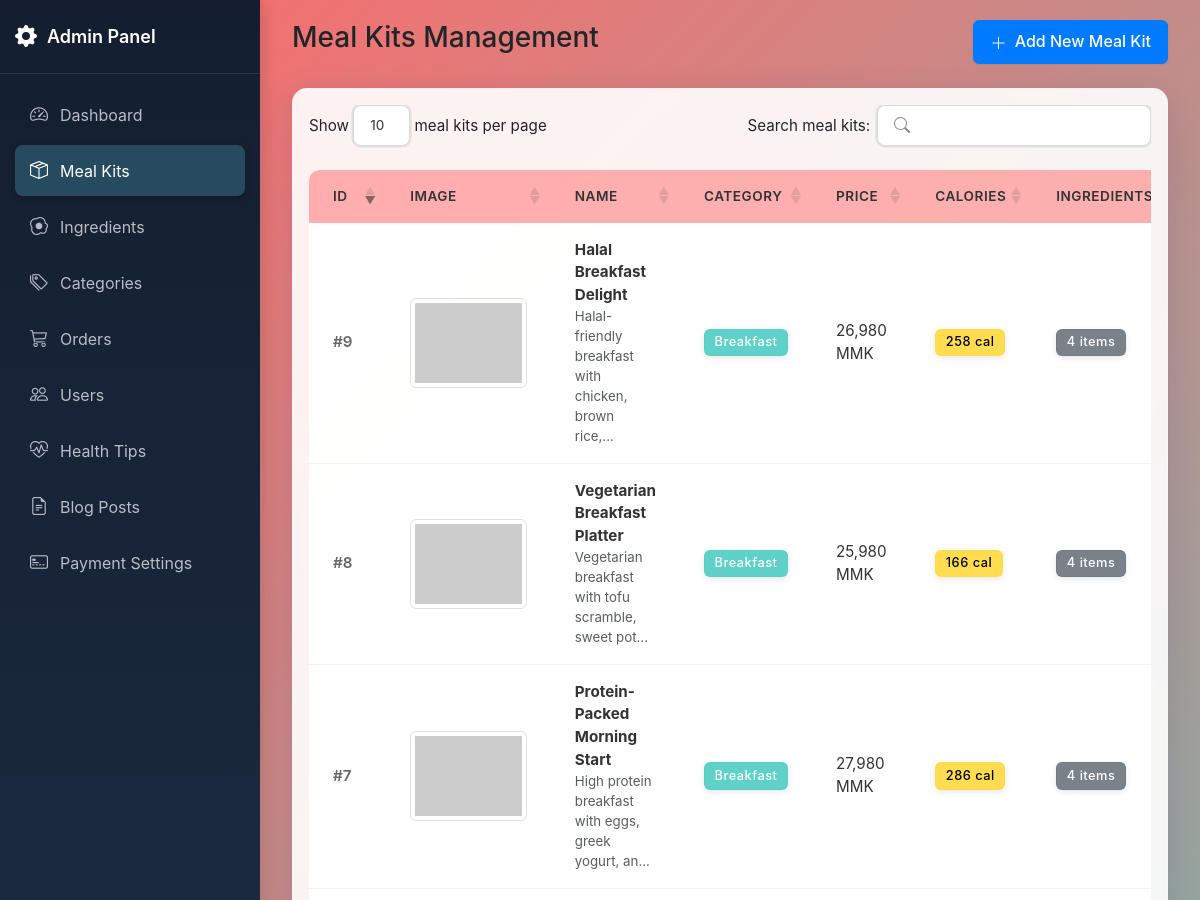
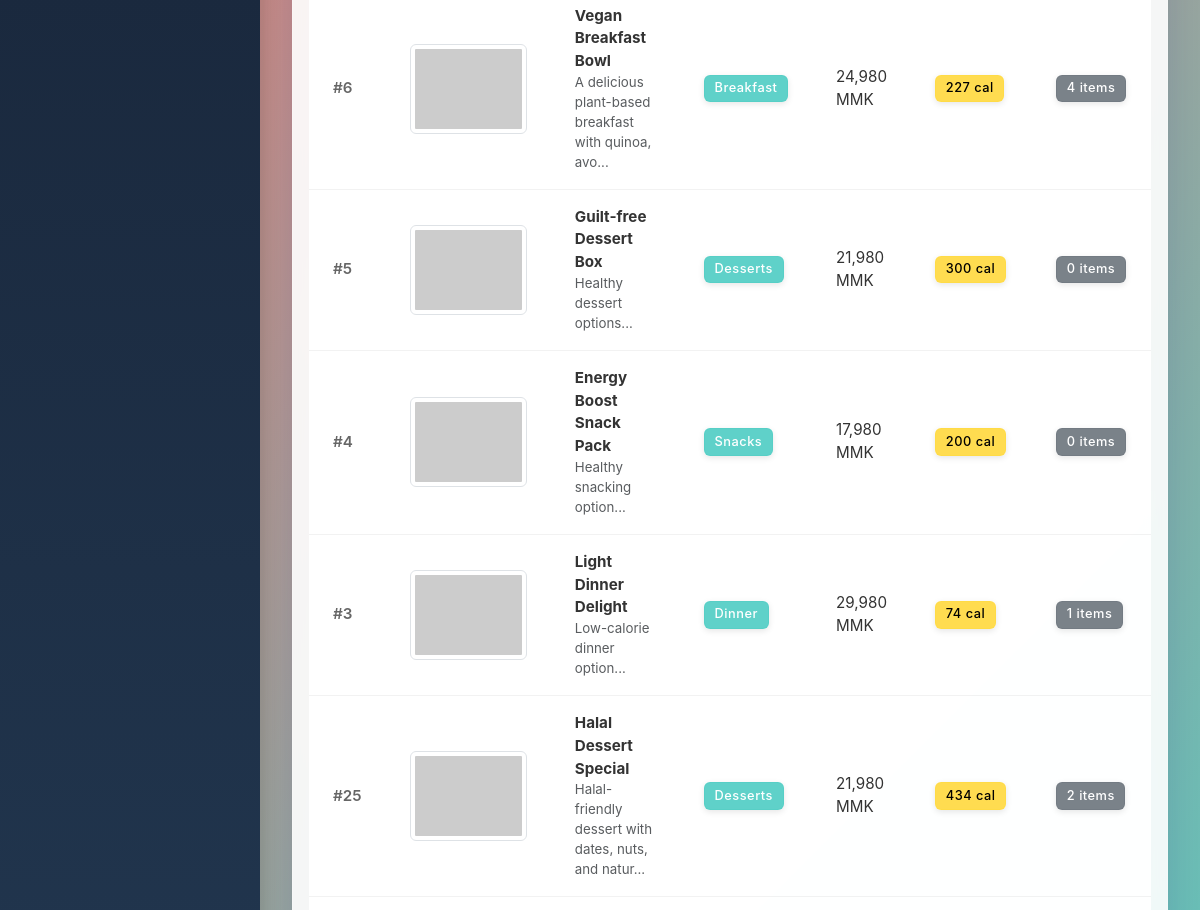
/admin/meal-kits.php (signed in, upper part), run on an earlier commit of the app's database (2 pictures, top to bottom).
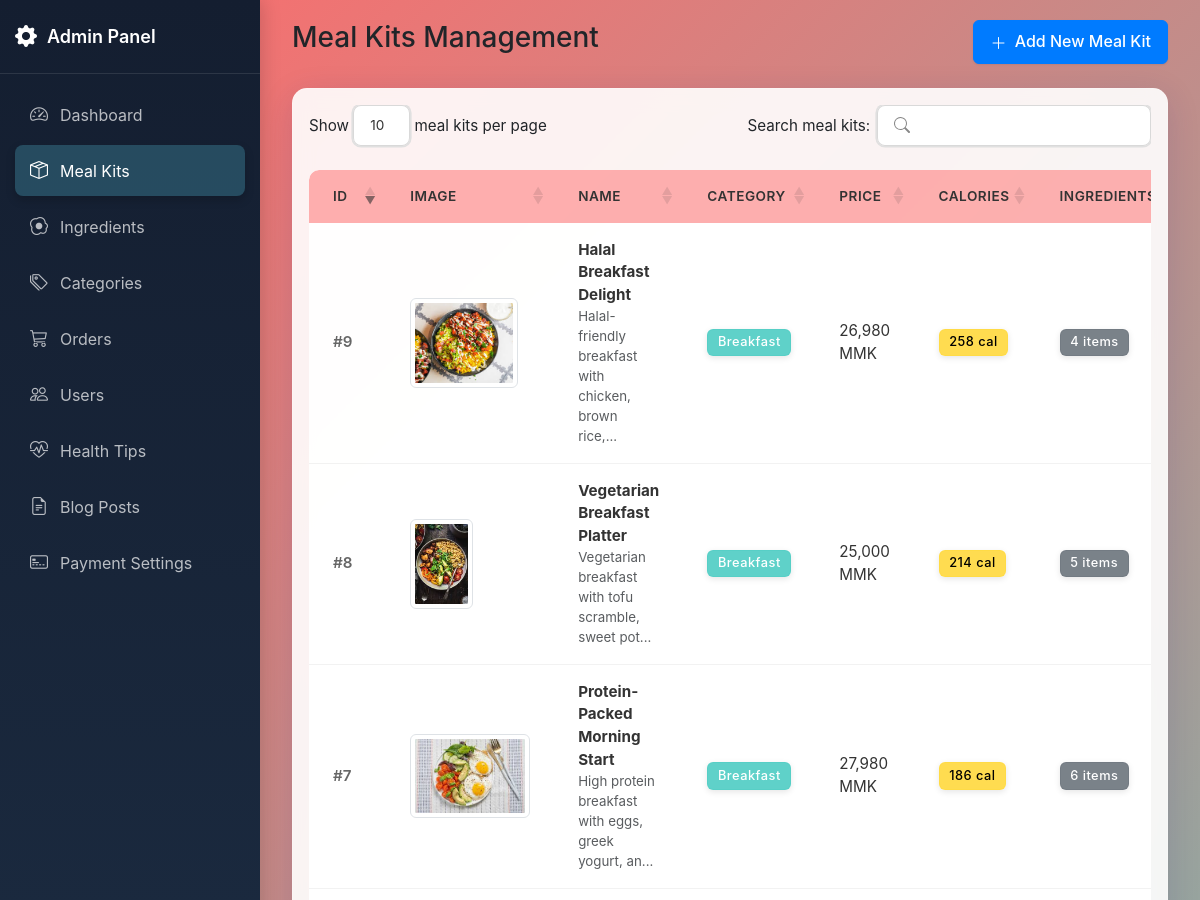
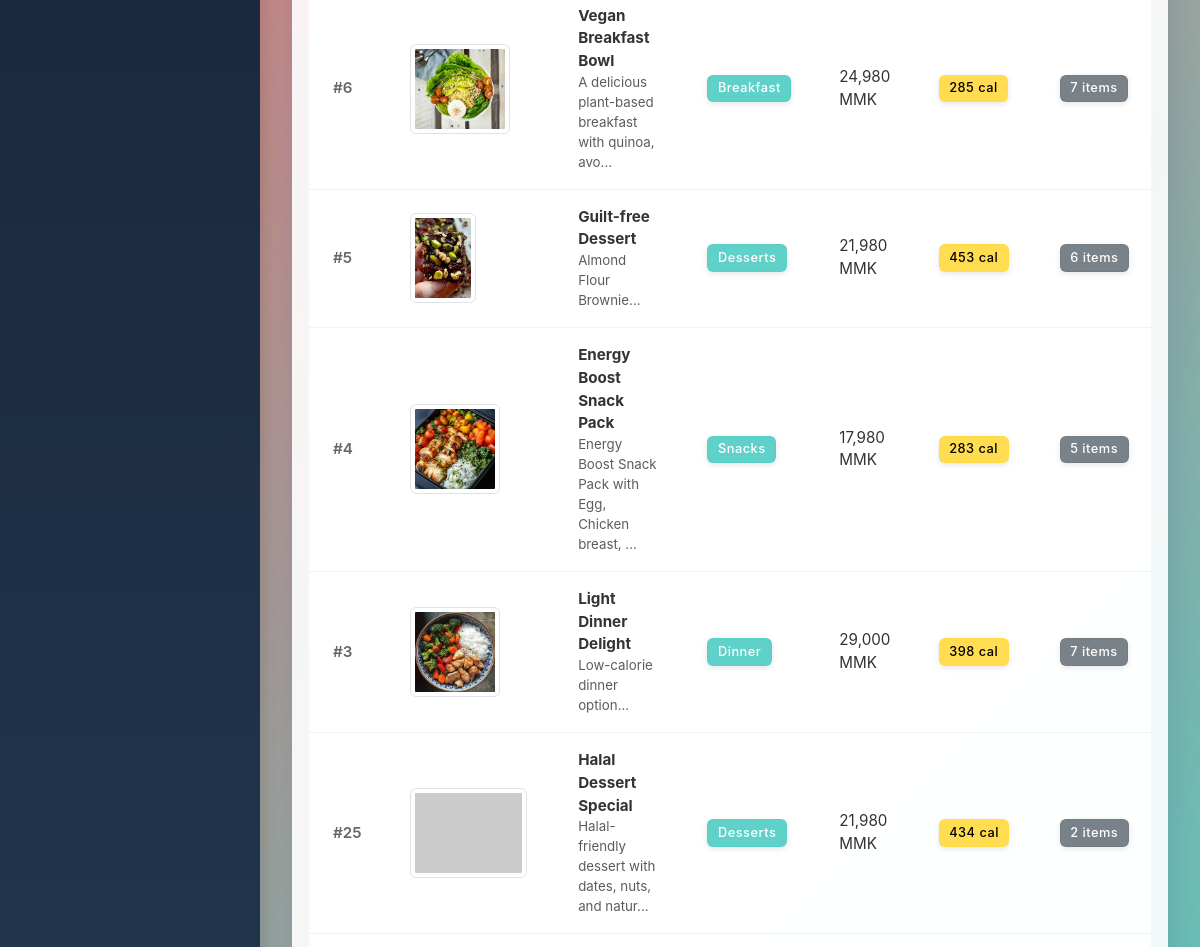
And on a later commit of the database (2 pictures, top to bottom).
### tables this page shows
CREATE TABLE meal_kits (
    meal_kit_id INT PRIMARY KEY AUTO_INCREMENT,
    name VARCHAR(100) NOT NULL,
    description TEXT NOT NULL,
    category_id INT,
    preparation_price INT NOT NULL,
    base_calories INT NOT NULL COMMENT 'Calculated from sum of ingredients',
    cooking_time INT,
    servings INT,
    image_url VARCHAR(255),
    is_active TINYINT(1) DEFAULT 1 COMMENT '0: inactive, 1: active',
    created_at TIMESTAMP DEFAULT CURRENT_TIMESTAMP,
    FOREIGN KEY (category_id) REFERENCES categories(category_id)
);

CREATE TABLE categories (
    category_id INT PRIMARY KEY AUTO_INCREMENT,
    name VARCHAR(50) NOT NULL,
    description TEXT,
    created_at TIMESTAMP DEFAULT CURRENT_TIMESTAMP
);

### admin/meal-kits.php (the view, shortened to what the changed rows need)
<?php
require_once '../includes/auth_check.php';
function get_meal_kit_image_url($image_url_db) {
    if (!$image_url_db) return 'https://placehold.co/120x90?text=No+Image';
    $parts = explode('/', trim($_SERVER['SCRIPT_NAME'], '/'));
    $projectBase = '/' . $parts[0];
    return $projectBase . '/uploads/meal-kits/' . $image_url_db;
}
$meal_kits = [];
$result = $mysqli->query("
    SELECT
        mk.*,
        c.name as category_name,
        COUNT(DISTINCT mki.ingredient_id) as ingredients_count,
        SUM(i.calories_per_100g * mki.default_quantity / 100) as total_calories
    FROM meal_kits mk
    LEFT JOIN categories c ON mk.category_id = c.category_id
    LEFT JOIN meal_kit_ingredients mki ON mk.meal_kit_id = mki.meal_kit_id
    LEFT JOIN ingredients i ON mki.ingredient_id = i.ingredient_id
    GROUP BY mk.meal_kit_id
    ORDER BY mk.is_active DESC, mk.created_at DESC
");
if ($result) {
    while ($row = $result->fetch_assoc()) {
        $meal_kits[] = $row;
    }
}
?>
<!DOCTYPE html>
<html lang="en">
<head>
    <link href="https://cdn.jsdelivr.net/npm/bootstrap@5.3.0/dist/css/bootstrap.min.css" rel="stylesheet">
    <link rel="stylesheet" href="https://cdn.jsdelivr.net/npm/bootstrap-icons@1.11.3/font/bootstrap-icons.min.css">
    <link rel="stylesheet" href="https://cdn.datatables.net/1.13.7/css/dataTables.bootstrap5.min.css">
    <link rel="stylesheet" href="assets/css/admin.css">
</head>
<body>
    <div class="admin-container">
        <?php include 'includes/sidebar.php'; ?>
        <main class="main-content">
            <div class="container-fluid">
                <div class="row">
                    <div class="col-12">
                        <div class="card">
                            <div class="card-body">
                                <div class="table-responsive">
                                    <table class="table table-hover" id="mealKitsTable">
                                        <thead>
                                            <tr>
                                                <th>ID</th>
                                                <th>Image</th>
                                                <th>Name</th>
                                                <th>Category</th>
                                                <th>Price</th>
                                                <th>Calories</th>
                                                <th>Ingredients</th>
                                            </tr>
                                        </thead>
                                        <tbody>
                                            <?php foreach ($meal_kits as $meal_kit): ?>
                                            <tr <?php if (!$meal_kit['is_active']) echo 'class="text-muted inactive-row"' ?> data-meal-kit-id="<?php echo $meal_kit['meal_kit_id']; ?>">
                                                <td>#<?php echo $meal_kit['meal_kit_id']; ?></td>
                                                <td>
                                                    <?php $img_url = get_meal_kit_image_url($meal_kit['image_url']); ?>
                                                    <div class="<?php echo !$meal_kit['is_active'] ? 'inactive-indicator' : ''; ?>">
                                                        <img src="<?php echo htmlspecialchars($img_url); ?>" style="max-width:120px; max-height:90px;" class="img-thumbnail" alt="Meal Kit Image">
                                                    </div>
                                                </td>
                                                <td>
                                                    <div class="fw-bold">
                                                        <?php echo htmlspecialchars($meal_kit['name']); ?></div>
                                                    <div class="small text-muted">
                                                        <?php echo substr(htmlspecialchars($meal_kit['description']), 0, 50) . '...'; ?>
                                                    </div>
                                                </td>
                                                <td>
                                                    <span class="badge bg-info">
                                                        <?php echo htmlspecialchars($meal_kit['category_name']); ?>
                                                    </span>
                                                </td>
                                                <td><?php echo number_format($meal_kit['preparation_price'], 0); ?> MMK
                                                </td>
                                                <td>
                                                    <span class="badge bg-warning text-dark">
                                                        <?php echo round($meal_kit['total_calories'] ?? $meal_kit['base_calories']); ?>
                                                        cal
                                                    </span>
                                                </td>
                                                <td>
                                                    <span class="badge bg-secondary">
                                                        <?php echo $meal_kit['ingredients_count']; ?> items
                                                    </span>
                                                </td>
                                            </tr>
                                            <?php endforeach; ?>
                                        </tbody>
                                    </table>
                                </div>
                            </div>
                        </div>
                    </div>
                </div>
            </div>
        </main>
    </div>
</body>
</html>

What changed in the data, as far as the page shows it:
changed meal_kits "Light Dinner Delight": image_url: picture added in place of a placeholder; preparation_price "29,980" → "29,000"; total_calories "74" → "398"; ingredients_count "1" → "7"
changed meal_kits "Energy Boost Snack Pack": image_url: picture added in place of a placeholder; description "Healthy snacking option" → "Energy Boost Snack Pack with Egg, Chicken breast,"; base_calories "200" → "283"; ingredients_count "0" → "5"
changed meal_kits id 5: image_url: picture added in place of a placeholder; name "Guilt-free Dessert Box" → "Guilt-free Dessert"; description "Healthy dessert options" → "Almond Flour Brownie"; base_calories "300" → "453"; ingredients_count "0" → "6"
changed meal_kits "Vegan Breakfast Bowl": image_url: picture added in place of a placeholder; total_calories "227" → "285"; ingredients_count "4" → "7"
changed meal_kits "Protein-Packed Morning Start": image_url: picture added in place of a placeholder; total_calories "286" → "186"; ingredients_count "4" → "6"
changed meal_kits "Vegetarian Breakfast Platter": image_url: picture added in place of a placeholder; preparation_price "25,980" → "25,000"; total_calories "166" → "214"; ingredients_count "4" → "5"
changed meal_kits "Halal Breakfast Delight": image_url: picture added in place of a placeholder
